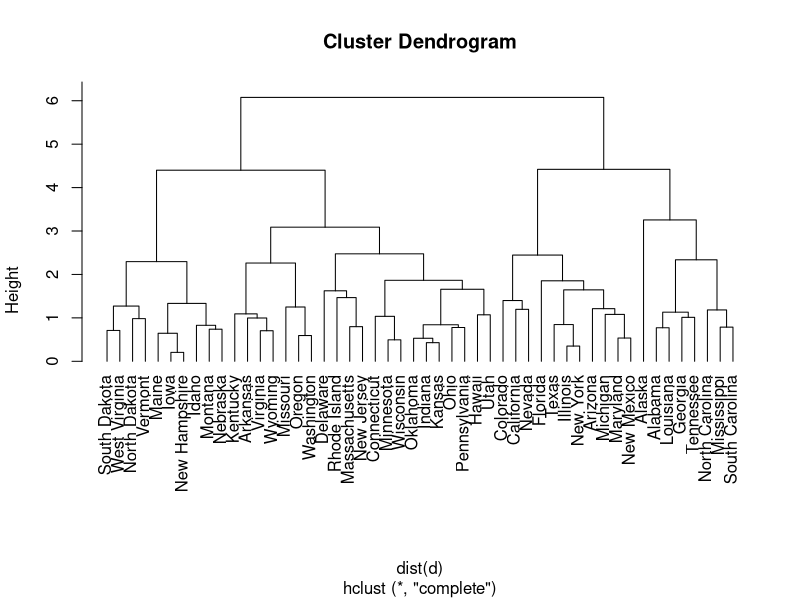

R code for this plot:
#clustor analysis using data usarrests

#storing data into a variable d
d<-USArrests

#using just 5 rows of each column
d[1:5,]


#remove missing observation
d<-na.omit(d)

#remove unsual value outlier

d<-scale(d)

#we start clustor analysis

c<-hclust(dist(d))

#make names into one line

plot(c,hang=-1)
